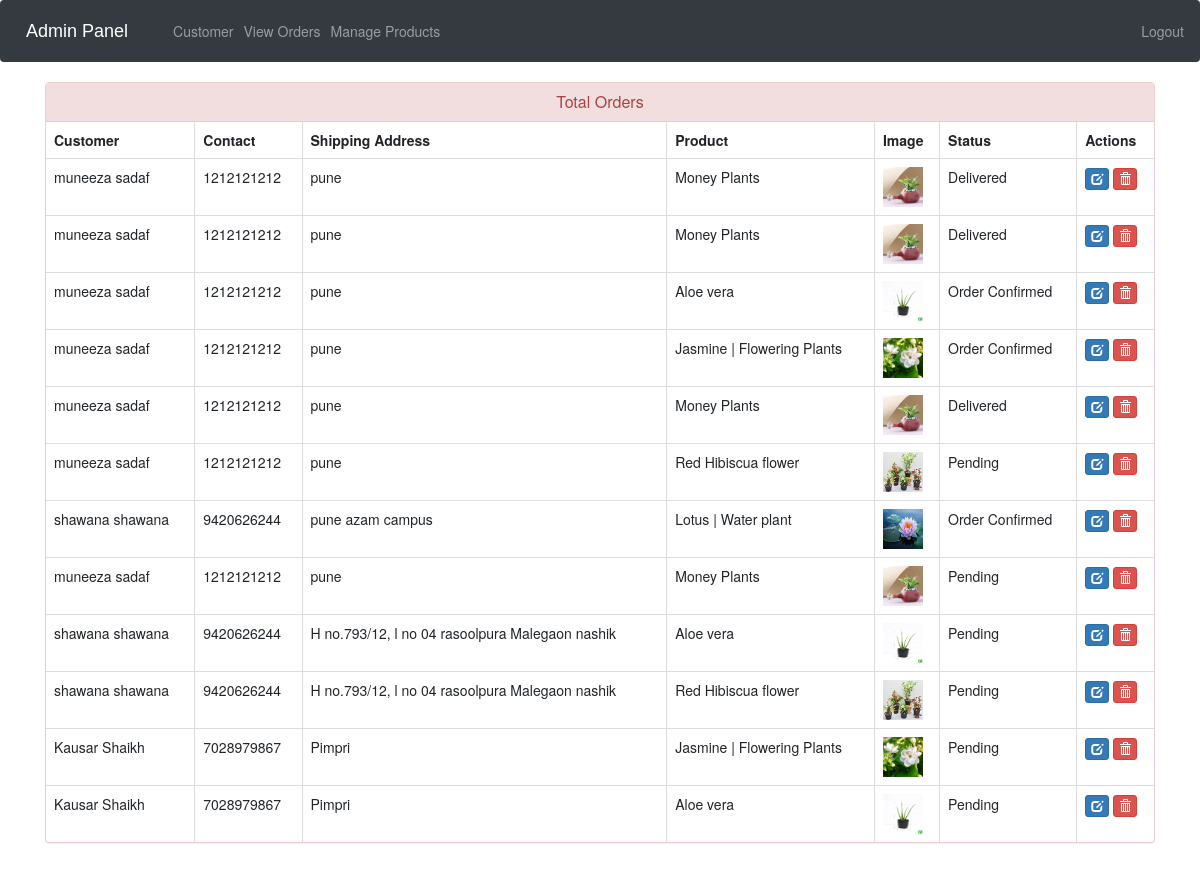
Screenshot of /admin-view-booking (signed in) with the database file from the repository.
### ecom/models.py (models this page shows, shortened)
class Customer(models.Model):
    user=models.OneToOneField(User,on_delete=models.CASCADE)
    profile_pic= models.ImageField(upload_to='profile_pic/CustomerProfilePic/',null=True,blank=True)
    address = models.CharField(max_length=40)
    mobile = models.CharField(max_length=20,null=False)
    @property
    def get_name(self):
        return self.user.first_name+" "+self.user.last_name

class Orders(models.Model):
    STATUS =(
        ('Pending','Pending'),
        ('Order Confirmed','Order Confirmed'),
        ('Out for Delivery','Out for Delivery'),
        ('Delivered','Delivered'),
    )
    customer=models.ForeignKey('Customer', on_delete=models.CASCADE,null=True)
    product=models.ForeignKey('Product',on_delete=models.CASCADE,null=True)
    email = models.CharField(max_length=50,null=True)
    address = models.CharField(max_length=500,null=True)
    mobile = models.CharField(max_length=20,null=True)
    order_date= models.DateField(auto_now_add=True,null=True)
    status=models.CharField(max_length=50,null=True,choices=STATUS)

class Product(models.Model):
    name=models.CharField(max_length=40)
    product_image= models.ImageField(upload_to='product_image/',null=True,blank=True)
    price = models.PositiveIntegerField()
    description=models.CharField(max_length=40)

### ecom/views.py (the view)
# urls.py: path('admin-view-booking', views.admin_view_booking_view,name='admin-view-booking'),
@login_required(login_url='adminlogin')
def admin_view_booking_view(request):
    orders=models.Orders.objects.all()
    ordered_products=[]
    ordered_bys=[]
    for order in orders:
        ordered_product=models.Product.objects.all().filter(id=order.product.id)
        ordered_by=models.Customer.objects.all().filter(id = order.customer.id)
        ordered_products.append(ordered_product)
        ordered_bys.append(ordered_by)
    return render(request,'ecom/admin_view_booking.html',{'data':zip(ordered_products,ordered_bys,orders)})

### templates/ecom/admin_view_booking.html (shortened to what this page needs)
{% extends 'ecom/admin_base.html' %}
{% load static %}
{% block content %}
<head>
  <link href="//netdna.bootstrapcdn.com/bootstrap/3.0.0/css/bootstrap.min.css" rel="stylesheet" id="bootstrap-css">
</head>
<div class="container">
  <div class="panel panel-danger">
    <div class="panel-heading">
      <h6 class="panel-title">Total Orders</h6>
    </div>
    <table class="table table-hover table-bordered" id="dev-table">
      <thead>
        <tr>
          <th>Customer</th>
          <th>Contact</th>
          <th>Shipping Address</th>
          <th>Product</th>
          <th>Image</th>
          <th>Status</th>
          <th>Actions</th>
        </tr>
      </thead>
      {% for product,customer,order in data %}
      <tr>
        {% for c in customer %}
        <td> {{c.get_name}}</td>
        <td>{{c.mobile}}</td>
        <td>{{order.address}}</td>
        {% endfor %}
        {% for p in product %}
        <td> {{p.name}}</td>
        <td> <img src="{% static p.product_image.url %}" alt="Profile Pic" height="40px" width="40px" /></td>
        <td>{{order.status}}</td>
        <td><a class="btn btn-primary btn-xs" href="{% url 'update-order' order.id  %}"><span class="glyphicon glyphicon-edit"></span></a>
        <a class="btn btn-danger btn-xs" href="{% url 'delete-order' order.id  %}"><span class="glyphicon glyphicon-trash"></span></a></td>
        {% endfor %}
      </tr>
      {% endfor %}
    </table>
  </div>
</div>
{% endblock content %}

### templates/ecom/admin_view_booking.html (style rules this page uses)
a:link { text-decoration: none; }
h6 { text-align: center; }

### rows the page displays
Orders: address "pune", status "Delivered"
Customer: get_name "muneeza sadaf", mobile "1212121212"
Product: name "Money Plants", product_image (picture)
Orders: address "pune", status "Delivered"
Customer: get_name "muneeza sadaf", mobile "1212121212"
Orders: address "pune", status "Order Confirmed"
Product: name "Aloe vera", product_image (picture)
Orders: address "pune", status "Order Confirmed"
Product: name "Jasmine | Flowering Plants", product_image (picture)
Orders: address "pune", status "Delivered"
Orders: address "pune", status "Pending"
Product: name "Red Hibiscua flower", product_image (picture)
Orders: address "pune azam campus", status "Order Confirmed"
Customer: get_name "shawana shawana", mobile "9420626244"
Product: name "Lotus | Water plant", product_image (picture)
Orders: address "pune", status "Pending"
Orders: address "H no.793/12, l no 04 rasoolpura Malegaon nashik", status "Pending"
Orders: address "H no.793/12, l no 04 rasoolpura Malegaon nashik", status "Pending"
Orders: address "Pimpri", status "Pending"
Customer: get_name "Kausar Shaikh", mobile "7028979867"
Orders: address "Pimpri", status "Pending"
